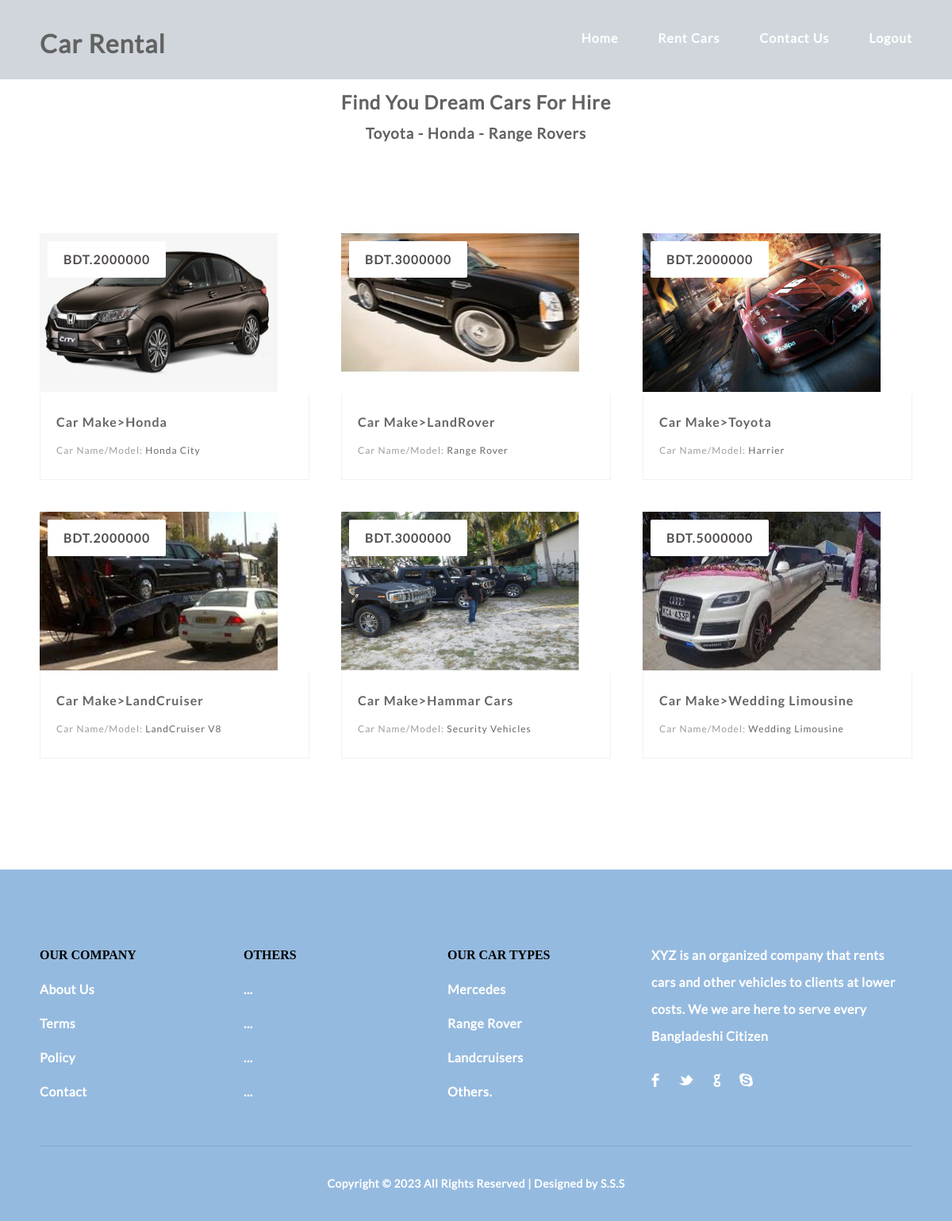
Page /dashboard.php on the committed database.
### tables this page shows
CREATE TABLE `cars` (
  `car_id` int(11) NOT NULL,
  `car_name` varchar(255) NOT NULL,
  `car_type` varchar(255) NOT NULL,
  `image` text NOT NULL,
  `hire_cost` int(11) NOT NULL,
  `capacity` int(11) NOT NULL,
  `status` varchar(255) NOT NULL
);

### dashboard.php (the view, shortened to what this page needs)
<!DOCTYPE html>
<html lang="en">
<head>
	<link rel="stylesheet" type="text/css" href="css/reset.css">
	<link rel="stylesheet" type="text/css" href="css/responsive.css">
</head>
<body>
	<section class="">
		<?php
			include 'header.php';
		?>
			<section class="caption">
				<h2 class="caption" style="text-align: center">Find You Dream Cars For Hire</h2>
				<h3 class="properties" style="text-align: center">Toyota - Honda - Range Rovers </h3>
			</section>
	</section>
	<section class="listings">
		<div class="wrapper">
			<ul class="properties_list">
			<?php
						include 'includes/config.php';
						$sel = "SELECT * FROM cars WHERE status = 'Available'";
						$rs = $conn->query($sel);
						while($rws = $rs->fetch_assoc()){
			?>
				<li>
					<a href="book_car.php?id=<?php echo $rws['car_id'] ?>">
						<img class="thumb" src="cars/<?php echo $rws['image'];?>" width="300" height="200">
					</a>
					<span class="price"><?php echo 'BDT.'.$rws['hire_cost'];?></span>
					<div class="property_details">
						<h1>
							<a href="book_car.php?id=<?php echo $rws['car_id'] ?>"><?php echo 'Car Make>'.$rws['car_type'];?></a>
						</h1>
						<h2>Car Name/Model: <span class="property_size"><?php echo $rws['car_name'];?></span></h2>
					</div>
				</li>
			<?php
				}
			?>
			</ul>
		</div>
	</section>
	<footer>
		<div class="wrapper footer">
			<ul>
				<li class="links">
					<ul style="padding-right: 20px">
						<li>OUR COMPANY</li>
						<li><a href="#">About Us</a></li>
						<li><a href="#">Terms</a></li>
						<li><a href="#">Policy</a></li>
						<li><a href="#">Contact</a></li>
					</ul>
				</li>
				<li class="links">
					<ul>
						<li>OTHERS</li>
						<li><a href="#">...</a></li>
						<li><a href="#">...</a></li>
						<li><a href="#">...</a></li>
						<li><a href="#">...</a></li>
					</ul>
				</li>
				<li class="links">
					<ul>
						<li>OUR CAR TYPES</li>
						<li><a href="#">Mercedes</a></li>
						<li><a href="#">Range Rover</a></li>
						<li><a href="#">Landcruisers</a></li>
						<li><a href="#">Others.</a></li>
					</ul>
				</li>
				<?php include_once "includes/footer.php"; ?>

### header.php (shortened to what this page needs)
<header>
			<div class="wrapper">
				<h1 class="logo"> Car Rental</h1>
				<nav>
					<ul>
						<li><a href="index.php"><b>Home</a></li>
						<li><a href="dashboard.php"><b>Rent Cars</a></li>
								<li><a href="contact.php"><b>Contact Us</a></li>
								<li><a href="admin/logout.php"><b>Logout</a></li>
							</ul>
				</nav>
			</div>
		</header>

### includes/footer.php
	<li class="about">
					<p>XYZ is an organized company that rents cars and other vehicles to clients at lower costs. We we are here to serve every Bangladeshi Citizen</p>
					<ul>
						<li><a href="http://facebook.com/projectworldsin" class="facebook" target="_blank"></a></li>
						<li><a href="http://twitter.com/projectworlds32" class="twitter" target="_blank"></a></li>
						<li><a href="http://plus.google.com/projectworlds32" class="google" target="_blank"></a></li>
						<li><a href="#" class="skype"></a></li>
					</ul>
				</li>
			</ul>
		</div>
		<div class="copyrights wrapper">
			Copyright &copy; <?php echo date("Y")?> All Rights Reserved | Designed by S.S.S
		</div>
	</footer>
</body>
</html>

### css/responsive.css (style rules this page uses)
body { background: #fff; }
.wrapper { max-width: 1100px; margin: 0 auto; position: relative; }
h1, h2, h3, h4, h5 ,h6 { color: #626262; font-family: "lato-regular", Helvetica, Arial, sans-serif; letter-spacing: 1px; }
h1 { font-size: 2em; margin: .67em 0 }
h2 { font-size: 1.5em; margin: .75em 0 }
h3 { font-size: 1.17em; margin: .83em 0 }
h1, h2, h3, h4, h5, h6 { font-weight: bolder }
header { width: 100%; height: 100px; background: rgba(28, 54, 85, .2); }
header .logo { margin-top: 40px; float: left; }
header nav { float: right; opacity: 1; }
header nav ul { margin-top: 40px; list-style: none; overflow: hidden; float: left; }
header nav ul li { float: left; margin-left: 50px; }
header nav ul li a, header nav .login_btn { text-decoration: none; color: #fff; font-family: "lato-regular", Helvetica, Arial, sans-serif; font-size: 16px; letter-spacing: 1px; }
.listings { padding: 100px 0; }
.listings ul.properties_list { list-style: none; overflow: hidden; }
.listings ul.properties_list li { display: block; width: 30.90909090909091%; height: auto; position: relative; float: left; margin: 0 3.636363636363636% 3.636363636363636% 0; }
.listings ul.properties_list li .price { position: absolute; top: 10px; left: 10px; padding: 15px 20px; background: #ffffff; color: #514d4d; font-family: "lato-bold", Helvetica, Arial, sans-serif; font-size: 16px; font-weight: bold; letter-spacing: 1px; border-radius: 2px; -webkit-border-radius: 2px; -moz-border-radius: 2px; -o-border-radius: 2px; }
.listings ul.properties_list li:nth-child(3n+0) { margin-right: 0; }
.listings ul li .property_details { width: 87.64705882352941%; padding: 2.941176470588235% 5.882352941176471% 4.117647058823529% 5.882352941176471%; border-bottom: 1px solid #f2f1f1; border-left: 1px solid #f2f1f1; border-right: 1px solid #f2f1f1; transition: all .2s linear; -webkit-transition: all .2s linear; -moz-transition: all .2s linear; -o-transition: all .2s linear; }
.listings ul li .property_details h1 { color: #666464; font-family: "lato-bold", Helvetica, Arial, sans-serif; font-size: 16px!important; font-weight: bold; margin-bottom: 5px; line-height: 28px; }
.listings ul li .property_details h1 a { text-decoration: none; color: #666464; }
.listings ul li .property_details h2 { color: #9d9d9d; font-family: "lato-regular", Helvetica, Arial, sans-serif; font-size: 12px; line-height: 26px; font-weight: normal; }
.listings ul li .property_details .property_size { color: #676767; }
footer { padding-top: 100px; background: #95badf; }
footer .footer > ul { overflow: hidden; }
footer .footer > ul > li { display: block; float: left; list-style: none; margin-right: 60px; }
footer .footer > ul > li:last-child { margin-right: 0; }
footer .footer > ul > li.links { width: 197px; }
footer ul li.links > ul > li { display: block; width: 100%; list-style: none; margin-bottom: 27px; }
footer ul li.links > ul > li:last-child { margin-bottom: 0; }
footer .footer > ul > li.links li a { text-decoration: none; display: block; color: #fff; font-family: "lato-regular", Helvetica, Arial, sans-serif; font-size: 16px; letter-spacing: .5px; text-align: left; }
footer .footer > ul > li.about { width: 327px; }
footer ul li.about p { color: #fff; font-family: "lato-regular", Helvetica, Arial, sans-serif; font-size: 16px; letter-spacing: .5px; line-height: 34px; margin-top: -9px; }
footer ul li.about > ul > li { display: inline-block; margin-right: 20px; margin-top: 30px; }
footer ul li.about > ul > li:last-child { margin-right: 0; }
footer ul li.about > ul > li a { background: url('../img/social_media.png') no-repeat; }
footer ul li.about > ul > li a.facebook { display: block; width: 10px; height: 18px; background-position: 0 0; }
footer ul li.about > ul > li a.twitter { display: block; width: 19px; height: 18px; background-position: -11px 0px; }
footer ul li.about > ul > li a.google { display: block; width: 10px; height: 18px; background-position: -31px 0px; }
footer ul li.about > ul > li a.skype { display: block; width: 17px; height: 18px; background-position: -43px 0px; }
footer .copyrights { display: block; text-align: center; padding: 40px 0; margin-top: 60px; color: #fff; font-family: "lato-regular", Helvetica, Arial, sans-serif; font-size: 14px; letter-spacing: .5px; border-top: 1px solid #82abd4; }

### rows in the picture
cars: image (picture), hire_cost "2000000", car_type "Honda", car_name "Honda City"
cars: image (picture), hire_cost "3000000", car_type "LandRover", car_name "Range Rover"
cars: image (picture), hire_cost "2000000", car_type "Toyota", car_name "Harrier"
cars: image (picture), hire_cost "2000000", car_type "LandCruiser", car_name "LandCruiser V8"
cars: image (picture), hire_cost "3000000", car_type "Hammar Cars", car_name "Security Vehicles"
cars: image (picture), hire_cost "5000000", car_type "Wedding Limousine", car_name "Wedding Limousine"
